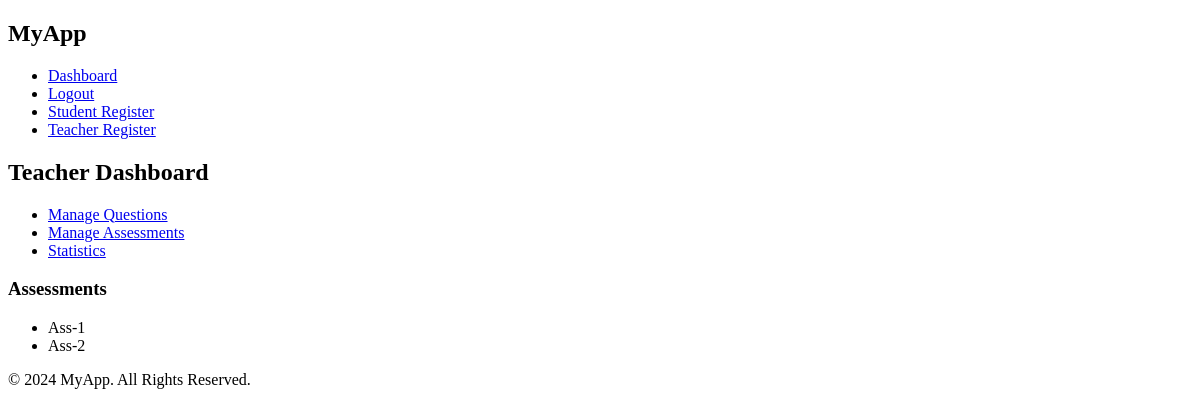
/tdashboard (signed in), run on an earlier commit of the app's database.
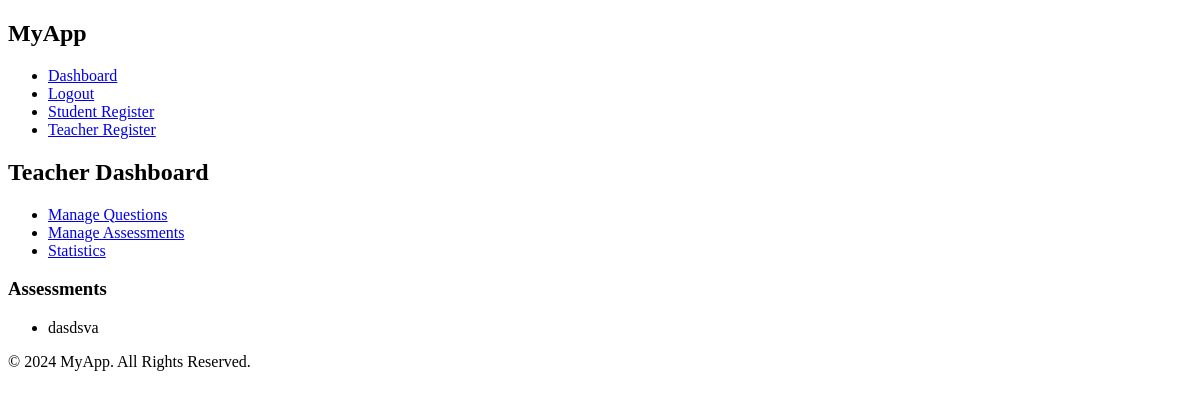
And on a later commit of the database.
### app/models/assessment.py (models this page shows)
class Assessment(db.Model):
    id = db.Column(db.Integer, primary_key=True)
    name = db.Column(db.String(255), nullable=False)
    type = db.Column(db.String(255), nullable=False)
    questions = db.relationship('Question', secondary='assessment_question', backref='assessments')
    parameters = db.Column(db.JSON, nullable=True)

### app/routes/dashboard.py (the view)
@app.route('/tdashboard')
def teacher_dashboard():
    if 'user_id' not in session or session['role'] != 'teacher':
        return redirect(url_for('login'))
    user = User.query.get(session['user_id'])
    if user:
        pass
    else:
        return redirect(url_for('home'))
    assessments = Assessment.query.all()
    return render_template('teacher_dashboard.html', assessments=assessments)

### app/templates/teacher_dashboard.html
{% extends "base.html" %}
{% block content %}
<h2>Teacher Dashboard</h2>
<ul>
    <li><a href="{{ url_for('manage_questions') }}" class="btn btn-success">Manage Questions</a></li>
    <li><a href="{{ url_for('manage_assessments') }}" class="btn btn-success">Manage Assessments</a></li>
    <li><a href="{{ url_for('teacher_statistics') }}" class="btn btn-success">Statistics</a></li>
</ul>
<h3>Assessments</h3>
<ul>
    {% for assessment in assessments %}
    <li>{{ assessment.name }}</li>
    {% endfor %}
</ul>
{% endblock %}

What changed in the data, as far as the page shows it:
removed Assessment: name "Ass-2"
changed Assessment: name "Ass-1" → "dasdsva"
